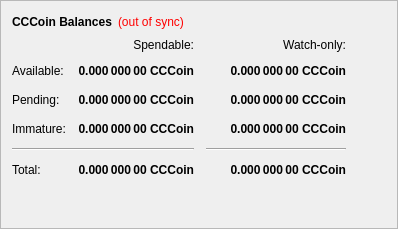
        <widget class="QFrame" name="frame">
         <property name="frameShape">
          <enum>QFrame::StyledPanel</enum>
         </property>
         <property name="frameShadow">
          <enum>QFrame::Raised</enum>
         </property>
         <layout class="QVBoxLayout" name="verticalLayout_4">
          <item>
           <layout class="QHBoxLayout" name="horizontalLayout_4">
            <item>
             <widget class="QLabel" name="label_5">
              <property name="font">
               <font>
                <weight>75</weight>
                <bold>true</bold>
               </font>
              </property>
              <property name="text">
               <string>CCCoin Balances</string>
              </property>
             </widget>
            </item>
            <item>
             <widget class="QLabel" name="labelWalletStatus">
              <property name="cursor">
               <cursorShape>WhatsThisCursor</cursorShape>
              </property>
              <property name="toolTip">
               <string>The displayed information may be out of date. Your wallet automatically synchronizes with the CCCoin network after a connection is established, but this process has not completed yet.</string>
              </property>
              <property name="styleSheet">
               <string notr="true">QLabel { color: red; }</string>
              </property>
              <property name="text">
               <string notr="true">(out of sync)</string>
              </property>
              <property name="alignment">
               <set>Qt::AlignLeading|Qt::AlignLeft|Qt::AlignVCenter</set>
              </property>
             </widget>
            </item>
            <item>
             <spacer name="horizontalSpacer_3">
              <property name="orientation">
               <enum>Qt::Horizontal</enum>
              </property>
              <property name="sizeHint" stdset="0">
               <size>
                <width>40</width>
                <height>20</height>
               </size>
              </property>
             </spacer>
            </item>
           </layout>
          </item>
          <item>
           <layout class="QGridLayout" name="gridLayout">
            <property name="spacing">
             <number>12</number>
            </property>
            <item row="2" column="2">
             <widget class="QLabel" name="labelWatchPending">
              <property name="font">
               <font>
                <weight>75</weight>
                <bold>true</bold>
               </font>
              </property>
              <property name="cursor">
               <cursorShape>IBeamCursor</cursorShape>
              </property>
              <property name="toolTip">
               <string>Unconfirmed transactions to watch-only addresses</string>
              </property>
              <property name="text">
               <string notr="true">0.000 000 00 CCCoin</string>
              </property>
              <property name="alignment">
               <set>Qt::AlignRight|Qt::AlignTrailing|Qt::AlignVCenter</set>
              </property>
              <property name="textInteractionFlags">
               <set>Qt::LinksAccessibleByMouse|Qt::TextSelectableByKeyboard|Qt::TextSelectableByMouse</set>
              </property>
             </widget>
            </item>
            <item row="2" column="1">
             <widget class="QLabel" name="labelUnconfirmed">
              <property name="font">
               <font>
                <weight>75</weight>
                <bold>true</bold>
               </font>
              </property>
              <property name="cursor">
               <cursorShape>IBeamCursor</cursorShape>
              </property>
              <property name="toolTip">
               <string>Total of transactions that have yet to be confirmed, and do not yet count toward the spendable balance</string>
              </property>
              <property name="text">
               <string notr="true">0.000 000 00 CCCoin</string>
              </property>
              <property name="alignment">
               <set>Qt::AlignRight|Qt::AlignTrailing|Qt::AlignVCenter</set>
              </property>
              <property name="textInteractionFlags">
               <set>Qt::LinksAccessibleByMouse|Qt::TextSelectableByKeyboard|Qt::TextSelectableByMouse</set>
              </property>
             </widget>
            </item>
            <item row="3" column="2">
             <widget class="QLabel" name="labelWatchImmature">
              <property name="font">
               <font>
                <weight>75</weight>
                <bold>true</bold>
               </font>
              </property>
              <property name="cursor">
               <cursorShape>IBeamCursor</cursorShape>
              </property>
              <property name="toolTip">
               <string>Staked or masternode rewards in watch-only addresses that has not yet matured</string>
              </property>
              <property name="text">
               <string notr="true">0.000 000 00 CCCoin</string>
              </property>
              <property name="alignment">
               <set>Qt::AlignRight|Qt::AlignTrailing|Qt::AlignVCenter</set>
              </property>
              <property name="textInteractionFlags">
               <set>Qt::LinksAccessibleByMouse|Qt::TextSelectableByKeyboard|Qt::TextSelectableByMouse</set>
              </property>
             </widget>
            </item>
            <item row="4" column="0" colspan="2">
             <widget class="Line" name="lineSpendableBalance">
              <property name="orientation">
               <enum>Qt::Horizontal</enum>
              </property>
             </widget>
            </item>
            <item row="4" column="2">
             <widget class="Line" name="lineWatchBalance">
              <property name="sizePolicy">
               <sizepolicy hsizetype="Preferred" vsizetype="Fixed">
                <horstretch>0</horstretch>
                <verstretch>0</verstretch>
               </sizepolicy>
              </property>
              <property name="minimumSize">
               <size>
                <width>140</width>
                <height>0</height>
               </size>
              </property>
              <property name="orientation">
               <enum>Qt::Horizontal</enum>
              </property>
             </widget>
            </item>
            <item row="5" column="0">
             <widget class="QLabel" name="labelTotalText">
              <property name="text">
               <string>Total:</string>
              </property>
             </widget>
            </item>
            <item row="3" column="1">
             <widget class="QLabel" name="labelImmature">
              <property name="font">
               <font>
                <weight>75</weight>
                <bold>true</bold>
               </font>
              </property>
              <property name="cursor">
               <cursorShape>IBeamCursor</cursorShape>
              </property>
              <property name="toolTip">
               <string>Staked or masternode rewards that has not yet matured</string>
              </property>
              <property name="text">
               <string notr="true">0.000 000 00 CCCoin</string>
              </property>
              <property name="alignment">
               <set>Qt::AlignRight|Qt::AlignTrailing|Qt::AlignVCenter</set>
              </property>
              <property name="textInteractionFlags">
               <set>Qt::LinksAccessibleByMouse|Qt::TextSelectableByKeyboard|Qt::TextSelectableByMouse</set>
              </property>
             </widget>
            </item>
            <item row="2" column="3">
             <spacer name="horizontalSpacer_2">
              <property name="orientation">
               <enum>Qt::Horizontal</enum>
              </property>
              <property name="sizeHint" stdset="0">
               <size>
                <width>40</width>
                <height>20</height>
               </size>
              </property>
             </spacer>
            </item>
            <item row="3" column="0">
             <widget class="QLabel" name="labelImmatureText">
              <property name="text">
               <string>Immature:</string>
              </property>
             </widget>
            </item>
            <item row="5" column="1">
             <widget class="QLabel" name="labelTotal">
              <property name="font">
               <font>
                <weight>75</weight>
                <bold>true</bold>
               </font>
              </property>
              <property name="cursor">
               <cursorShape>IBeamCursor</cursorShape>
              </property>
              <property name="toolTip">
               <string>Your current total balance</string>
              </property>
              <property name="text">
               <string notr="true">0.000 000 00 CCCoin</string>
              </property>
              <property name="alignment">
               <set>Qt::AlignRight|Qt::AlignTrailing|Qt::AlignVCenter</set>
              </property>
              <property name="textInteractionFlags">
               <set>Qt::LinksAccessibleByMouse|Qt::TextSelectableByKeyboard|Qt::TextSelectableByMouse</set>
              </property>
             </widget>
            </item>
            <item row="5" column="2">
             <widget class="QLabel" name="labelWatchTotal">
              <property name="font">
               <font>
                <weight>75</weight>
                <bold>true</bold>
               </font>
              </property>
              <property name="cursor">
               <cursorShape>IBeamCursor</cursorShape>
              </property>
              <property name="toolTip">
               <string>Current total balance in watch-only addresses</string>
              </property>
              <property name="text">
               <string notr="true">0.000 000 00 CCCoin</string>
              </property>
              <property name="alignment">
               <set>Qt::AlignRight|Qt::AlignTrailing|Qt::AlignVCenter</set>
              </property>
              <property name="textInteractionFlags">
               <set>Qt::LinksAccessibleByMouse|Qt::TextSelectableByKeyboard|Qt::TextSelectableByMouse</set>
              </property>
             </widget>
            </item>
            <item row="0" column="2">
             <widget class="QLabel" name="labelWatchonly">
              <property name="text">
               <string>Watch-only:</string>
              </property>
              <property name="alignment">
               <set>Qt::AlignRight|Qt::AlignTrailing|Qt::AlignVCenter</set>
              </property>
             </widget>
            </item>
            <item row="1" column="0">
             <widget class="QLabel" name="labelBalanceText">
              <property name="text">
               <string>Available:</string>
              </property>
             </widget>
            </item>
            <item row="1" column="1">
             <widget class="QLabel" name="labelBalance">
              <property name="font">
               <font>
                <weight>75</weight>
                <bold>true</bold>
               </font>
              </property>
              <property name="cursor">
               <cursorShape>IBeamCursor</cursorShape>
              </property>
              <property name="toolTip">
               <string>Your current spendable balance</string>
              </property>
              <property name="text">
               <string notr="true">0.000 000 00 CCCoin</string>
              </property>
              <property name="alignment">
               <set>Qt::AlignRight|Qt::AlignTrailing|Qt::AlignVCenter</set>
              </property>
              <property name="textInteractionFlags">
               <set>Qt::LinksAccessibleByMouse|Qt::TextSelectableByKeyboard|Qt::TextSelectableByMouse</set>
              </property>
             </widget>
            </item>
            <item row="1" column="2">
             <widget class="QLabel" name="labelWatchAvailable">
              <property name="font">
               <font>
                <weight>75</weight>
                <bold>true</bold>
               </font>
              </property>
              <property name="cursor">
               <cursorShape>IBeamCursor</cursorShape>
              </property>
              <property name="toolTip">
               <string>Your current balance in watch-only addresses</string>
              </property>
              <property name="text">
               <string notr="true">0.000 000 00 CCCoin</string>
              </property>
              <property name="alignment">
               <set>Qt::AlignRight|Qt::AlignTrailing|Qt::AlignVCenter</set>
              </property>
              <property name="textInteractionFlags">
               <set>Qt::LinksAccessibleByMouse|Qt::TextSelectableByKeyboard|Qt::TextSelectableByMouse</set>
              </property>
             </widget>
            </item>
            <item row="2" column="0">
             <widget class="QLabel" name="labelPendingText">
              <property name="text">
               <string>Pending:</string>
              </property>
             </widget>
            </item>
            <item row="0" column="1">
             <widget class="QLabel" name="labelSpendable">
              <property name="text">
               <string>Spendable:</string>
              </property>
              <property name="alignment">
               <set>Qt::AlignRight|Qt::AlignTrailing|Qt::AlignVCenter</set>
              </property>
             </widget>
            </item>
           </layout>
          </item>
          <item>
           <spacer name="verticalSpacer_4">
            <property name="orientation">
             <enum>Qt::Vertical</enum>
            </property>
            <property name="sizeHint" stdset="0">
             <size>
              <width>20</width>
              <height>40</height>
             </size>
            </property>
           </spacer>
          </item>
         </layout>
        </widget>
